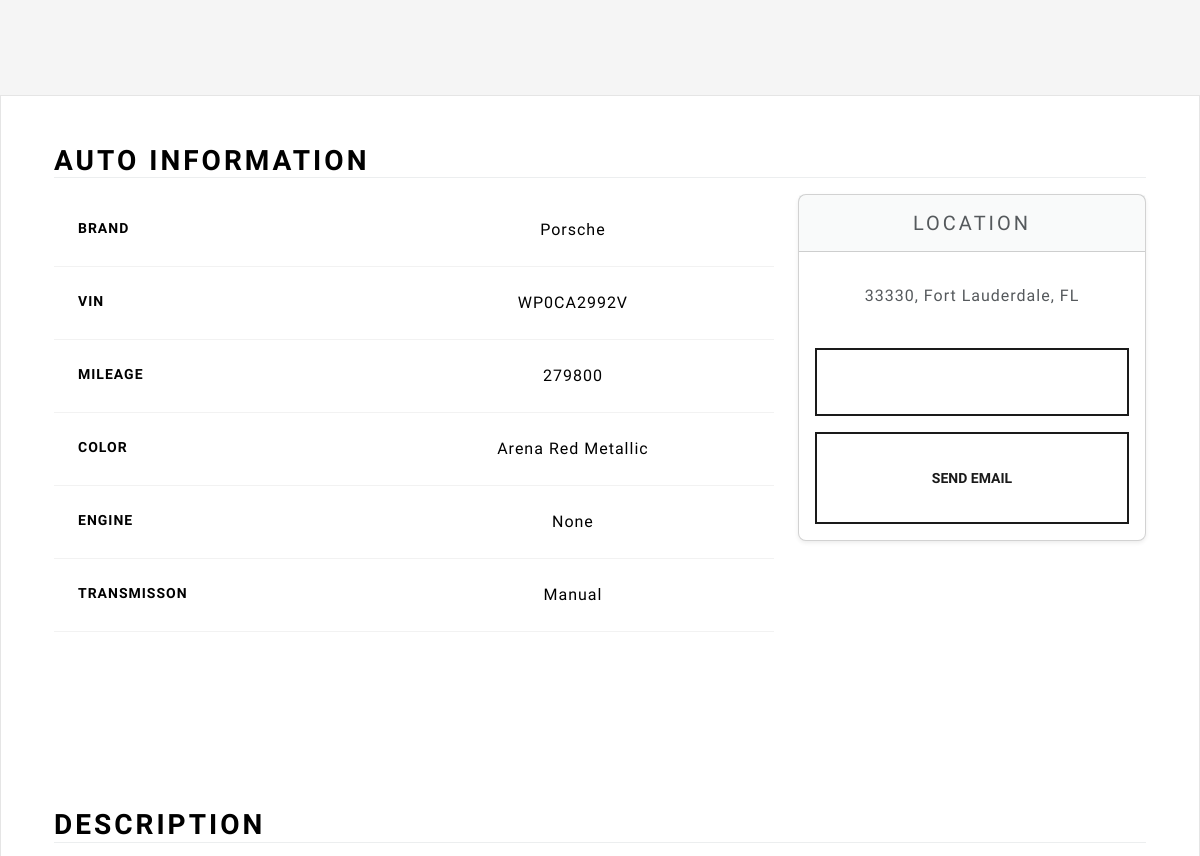
The app's page /listing/89e986f2-fce2-4d72-add9-e7d0004fe0d8/ (signed in, middle part), older data.
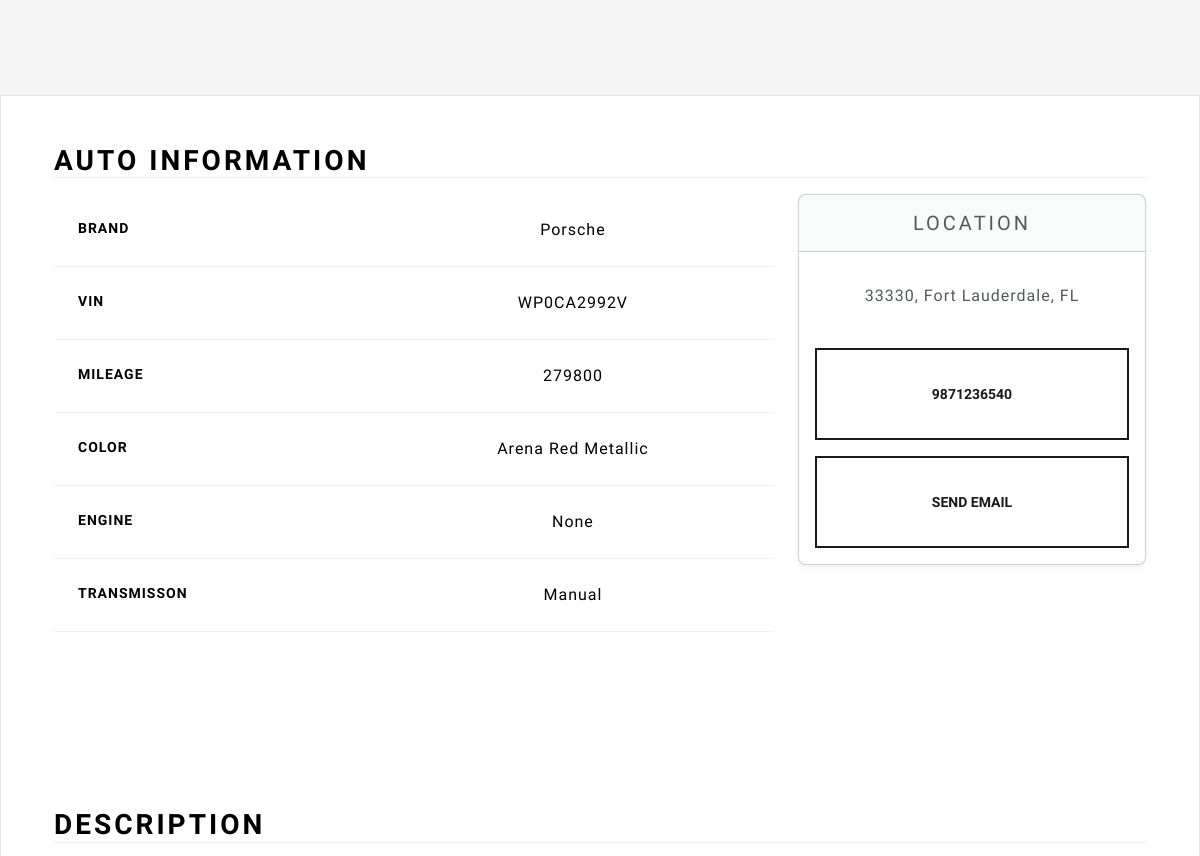
The same page, newer data.
### main/models.py (models this page shows, shortened)
class Listing(models.Model):
    id = models.UUIDField(primary_key=True, default=uuid.uuid4, unique=True, editable=False)
    created_at = models.DateTimeField(auto_now_add=True)
    updated_at = models.DateTimeField(auto_now=True)
    seller = models.ForeignKey(Profile, on_delete=models.CASCADE)
    brand = models.CharField(max_length=24, choices=CARS_BRANDS, default=None)
    model = models.CharField(max_length=64,)
    vin = models.CharField(max_length=10,)
    mileage = models.IntegerField(default=0,)
    color = models.CharField(max_length=24,)
    description = models.TextField()
    engine = models.CharField(max_length=24)
    transmission = models.CharField(max_length=24, choices=TRANSMISSION_OPTIONS, default=None)
    location = models.OneToOneField(Location, on_delete=models.SET_NULL, null=True)
    image = models.ImageField(upload_to=user_listing_path)

### users/models.py (models this page shows, shortened)
class Location(models.Model):
    address_1 = models.CharField(max_length=128, blank=True)
    address_2 = models.CharField(max_length=128, blank=True)
    city = models.CharField(max_length=64)

class Profile(models.Model):
    user = models.OneToOneField(User, on_delete=models.CASCADE)
    photo = models.ImageField(upload_to=user_directory_path ,null=True)
    bio = models.CharField(max_length=140, blank=True)
    phone_number = models.CharField(max_length=10, blank=True)
    location = models.OneToOneField(Location, on_delete=models.SET_NULL, null=True)

### main/views.py (the view)
# urls.py: path('listing/<str:id>/', listing_view, name="listing"),
@login_required
def listing_view(request, id):
    try:
        listing = Listing.objects.get(id=id)
        if listing is None:
            raise Exception
        return render(request, 'views/listing.html', {'listing': listing})
    except Exception as e:
        messages.error(request, f'Unvalid UID {id} was provided for listing.')
        return redirect('/home/')

### main/templates/views/listing.html (shortened to what this page needs)
{% extends 'base/base.html' %}
{% load static %}
{% block 'body' %}
<main>
    <section class="container col-xxl-8 px-4 py-5">
        <div class="row flex-lg-row-reverse align-items-center g-5 py-5">
        </div>
    </section>
    <div class="bg-light">
        <div class="container px-4 py-5">
            <h2 class="mb-3 border-bottom" style="color: black">Auto Information</h2>
            <div class="row row-cols-1 row-cols-md-3 mb-3 text-center">
                <div class="col-lg-8">
                    <div class="table-responsive">
                        <table class="table text-center">
                            <tbody>
                                <tr>
                                    <th scope="row" class="text-start">Brand</th>
                                    <td> {{listing.brand|capfirst }}</td>
                                </tr>
                                <tr>
                                    <th scope="row" class="text-start">Vin</th>
                                    <td> {{listing.vin }}</td>
                                </tr>
                                <tr>
                                    <th scope="row" class="text-start">Mileage</th>
                                    <td> {{listing.mileage }}</td>
                                </tr>
                                <tr>
                                    <th scope="row" class="text-start">Color</th>
                                    <td> {{listing.color }}</td>
                                </tr>
                                <tr>
                                    <th scope="row" class="text-start">Engine</th>
                                    <td> {{listing.engine }}</td>
                                </tr>
                                <tr>
                                    <th scope="row" class="text-start">Transmisson</th>
                                    <td> {{listing.transmission|capfirst }}</td>
                                </tr>
                            </tbody>
                        </table>
                    </div>
                </div>
                <div class="col-lg-4">
                    <div class="card mb-4 rounded-3 shadow-sm">
                        <div class="card-header py-3">
                            <h4 class="my-0 fw-normal">Location</h4>
                        </div>
                        <div class="card-body">
                            <ul class="list-unstyled mt-3 mb-4">
                                <li>{{ listing.location.city }}, {{ listing.location.address_1 }},
                                    {{listing.location.address_2 }} </li>
                            </ul>
                            <button
                                class="w-100 btn btn-lg btn-outline-primary my-3">{{listing.seller.phone_number}}</button>
                            <button id="sendEmail" class="w-100 btn btn-lg btn-outline-primary">Send Email</button>
                        </div>
                    </div>
                </div>
            </div>
        </div>
        <div class="container px-4 py-5">
            <div class="row g-4 py-5">
                <div class="col d-flex align-items-start">
                    <div>
                        <h2 class="mb-3 border-bottom" style="color: black">Description</h2>
                    </div>
                </div>
            </div>
        </div>
    </div>
</main>
{% endblock %}

Row changes from the older to the newer data that the page shows:
changed through a linked row, Listing "Porsche": seller.phone_number (not shown) → "9871236540"
